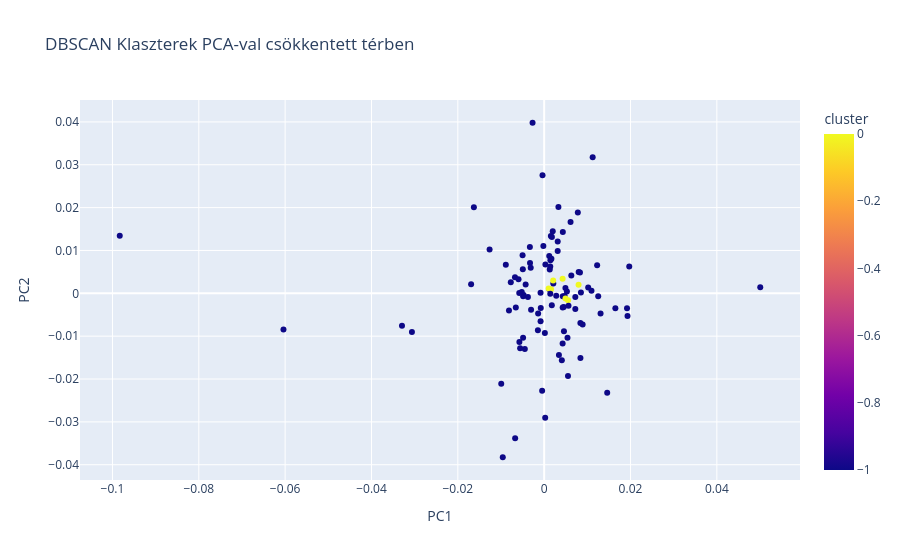

Here is the notebook cell this chart was saved with:
### Code cell
#Klaszterezés eredeti dimenzióban, majd dimenziócsökkentés DBSCAN
dbscan = DBSCAN(eps=0.01, min_samples=2)
clusters = dbscan.fit_predict(df_diff)
df_re = df_diff.copy()
df_re['clusters_dbscan']  = clusters
#Klaszterek vizualizálása PCA-val
pca = PCA(n_components=2)
df_pca = pca.fit_transform(df_diff)
df_pca = pd.DataFrame(df_pca, columns=['PC1', 'PC2'])
df_pca['cluster'] = clusters
fig = px.scatter(df_pca, x='PC1', y='PC2', color='cluster', title='DBSCAN Klaszterek PCA-val csökkentett térben')
fig.show()
